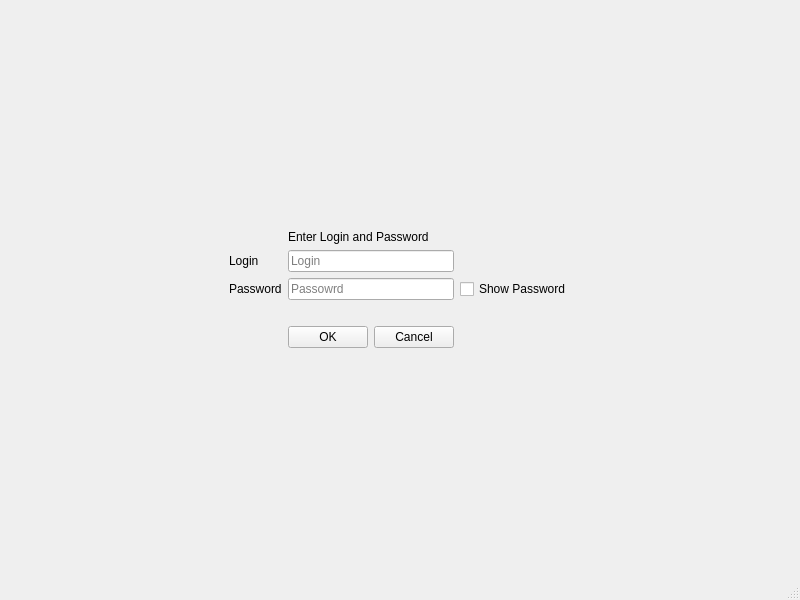
<?xml version="1.0" encoding="UTF-8"?>
<ui version="4.0">
 <class>Autorization</class>
 <widget class="QMainWindow" name="Autorization">
  <property name="geometry">
   <rect>
    <x>0</x>
    <y>0</y>
    <width>800</width>
    <height>600</height>
   </rect>
  </property>
  <property name="windowTitle">
   <string>MainWindow</string>
  </property>
  <widget class="QWidget" name="centralwidget">
   <layout class="QGridLayout" name="gridLayout_2">
    <item row="0" column="0">
     <spacer name="horizontalSpacer">
      <property name="orientation">
       <enum>Qt::Horizontal</enum>
      </property>
      <property name="sizeHint" stdset="0">
       <size>
        <width>40</width>
        <height>20</height>
       </size>
      </property>
     </spacer>
    </item>
    <item row="0" column="2">
     <layout class="QGridLayout" name="gridLayout">
      <item row="1" column="2">
       <widget class="QLabel" name="label_3">
        <property name="text">
         <string>Enter Login and Password</string>
        </property>
       </widget>
      </item>
      <item row="3" column="2">
       <widget class="QLineEdit" name="PasswordLineEdit">
        <property name="echoMode">
         <enum>QLineEdit::Password</enum>
        </property>
        <property name="placeholderText">
         <string>Passowrd</string>
        </property>
       </widget>
      </item>
      <item row="5" column="2">
       <layout class="QHBoxLayout" name="horizontalLayout">
        <item>
         <widget class="QPushButton" name="NextButton">
          <property name="text">
           <string>OK</string>
          </property>
         </widget>
        </item>
        <item>
         <widget class="QPushButton" name="BackButton">
          <property name="text">
           <string>Cancel</string>
          </property>
         </widget>
        </item>
       </layout>
      </item>
      <item row="2" column="2">
       <widget class="QLineEdit" name="LoginLineEdit">
        <property name="placeholderText">
         <string>Login</string>
        </property>
       </widget>
      </item>
      <item row="3" column="0">
       <widget class="QLabel" name="PasswordLabel">
        <property name="text">
         <string>Password</string>
        </property>
       </widget>
      </item>
      <item row="0" column="2">
       <spacer name="verticalSpacer">
        <property name="orientation">
         <enum>Qt::Vertical</enum>
        </property>
        <property name="sizeHint" stdset="0">
         <size>
          <width>20</width>
          <height>40</height>
         </size>
        </property>
       </spacer>
      </item>
      <item row="3" column="3">
       <widget class="QCheckBox" name="checkBox">
        <property name="text">
         <string>Show Password</string>
        </property>
       </widget>
      </item>
      <item row="2" column="0">
       <widget class="QLabel" name="LoginLablel">
        <property name="text">
         <string>Login</string>
        </property>
       </widget>
      </item>
      <item row="6" column="2">
       <spacer name="verticalSpacer_2">
        <property name="orientation">
         <enum>Qt::Vertical</enum>
        </property>
        <property name="sizeHint" stdset="0">
         <size>
          <width>20</width>
          <height>40</height>
         </size>
        </property>
       </spacer>
      </item>
      <item row="4" column="2">
       <widget class="QLabel" name="ErrorLabel">
        <property name="text">
         <string/>
        </property>
       </widget>
      </item>
     </layout>
    </item>
    <item row="0" column="3">
     <spacer name="horizontalSpacer_2">
      <property name="orientation">
       <enum>Qt::Horizontal</enum>
      </property>
      <property name="sizeHint" stdset="0">
       <size>
        <width>40</width>
        <height>20</height>
       </size>
      </property>
     </spacer>
    </item>
   </layout>
  </widget>
  <widget class="QMenuBar" name="menubar">
   <property name="geometry">
    <rect>
     <x>0</x>
     <y>0</y>
     <width>800</width>
     <height>21</height>
    </rect>
   </property>
  </widget>
  <widget class="QStatusBar" name="statusbar"/>
 </widget>
 <resources/>
 <connections/>
</ui>
